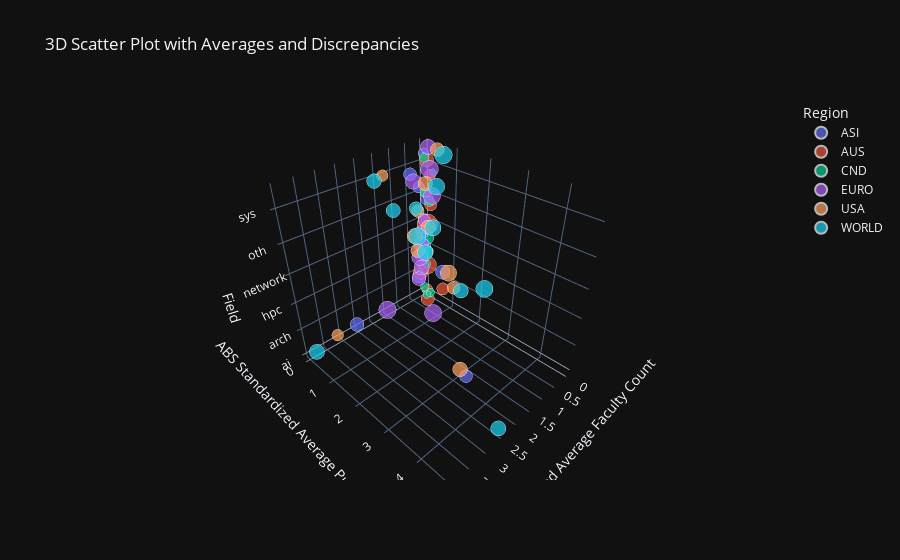

Source (notebook cell):
### Code cell
# Create a DataFrame from the aggregated data
avg_data = pd.DataFrame({
    'Field': fields,
    'Region': regions,
    'AverageDiscrepencies': avg_discrep,
    'stdAverageFacultyCount': avg_faculty_counts,
    'stdAveragePublicationCount': avg_publication_counts
})

# handle NaN in avg_data
avg_data = avg_data.fillna(0)

# Create a 3D scatter plot using Plotly Express
fig = px.scatter_3d(avg_data, x='stdAverageFacultyCount', y='stdAveragePublicationCount', z='Field',
                    color='Region', size='AverageDiscrepencies',
                    title='3D Scatter Plot with Averages and Discrepancies',
                    labels={'stdAverageFacultyCount': 'ABS Standardized Average Faculty Count',
                            'stdAveragePublicationCount': 'ABS Standardized Average Publication Count',
                            'AverageDiscrepencies': 'Average Discrepancies'},
                    # color_discrete_map={'EURO': 'red', 'WORLD': 'green', 'USA': 'blue', 'CA': 'purple'},
                    template='plotly_dark')

"""
set the x axis to be stdAverageFacultyCount, 
y axis to be  stdAveragePublicationCount, 
z axis to be the fields. 
use different colors for regions 
and use the size of the bubble ball to represent the AverageDiscrepencies
"""

# Show the plot
fig.show()


fig.write_html('../images/field_study_dicrep.html')

### Figure 1 — Plotly figure (JSON) as saved in the notebook; plotly's stock layout.template omitted (floating-point values rounded to 4 significant figures)
{"data": [{"hovertemplate": "Region=ASI<br>ABS Standardized Average Faculty Count=%{x}<br>ABS Standardized Average Publication Count=%{y}<br>Field=%{z}<br>Average Discrepancies=%{marker.size}<extra></extra>", "legendgroup": "ASI", "marker": {"color": "#636efa", "size": [0.4143, 0.4737, 0.4598, 0.5039, 0.4672, 0.4457, 0.3373, 0.2808, 0.4186, 0.3315, 0.4123, 0.2941], "sizemode": "area", "sizeref": 0.002629, "symbol": "circle"}, "mode": "markers", "name": "ASI", "scene": "scene", "showlegend": true, "type": "scatter3d", "x": [1.785, 2.697, 0.4339, 0.2506, 0.4668, 0.5636, 0.5135, 0.5878, 0.2942, 0.5878, 0.8477, 0.4131], "y": [3.201, 0.265, 0.2034, 0.9376, 0.3383, 0.5512, 0.4633, 0.5693, 0.3863, 0.4212, 0.4108, 0.423], "z": ["ai", "all", "arch", "database", "hpc", "metr", "network", "os", "oth", "proglan", "sys", "the"]}, {"hovertemplate": "Region=AUS<br>ABS Standardized Average Faculty Count=%{x}<br>ABS Standardized Average Publication Count=%{y}<br>Field=%{z}<br>Average Discrepancies=%{marker.size}<extra></extra>", "legendgroup": "AUS", "marker": {"color": "#EF553B", "size": [0.431, 0.3635, 0.2618, 0.5239, 0.7611, 0.3741, 0, 1.052, 0.3527, 0.2345, 0.3019, 0.4995], "sizemode": "area", "sizeref": 0.002629, "symbol": "circle"}, "mode": "markers", "name": "AUS", "scene": "scene", "showlegend": true, "type": "scatter3d", "x": [0.2731, 0.006699, 0.7141, 0.6726, 0.7262, 0.7193, 0.7314, 0.7297, 0.4892, 0.7054, 0.5342, 0.6812], "y": [0.3669, 0.7169, 0.8251, 0.5181, 0.8441, 0.8183, 0.8509, 0.8428, 0.7287, 0.8106, 0.7594, 0.7957], "z": ["ai", "all", "arch", "database", "hpc", "metr", "network", "os", "oth", "proglan", "sys", "the"]}, {"hovertemplate": "Region=CND<br>ABS Standardized Average Faculty Count=%{x}<br>ABS Standardized Average Publication Count=%{y}<br>Field=%{z}<br>Average Discrepancies=%{marker.size}<extra></extra>", "legendgroup": "CND", "marker": {"color": "#00cc96", "size": [0.1479, 0.1798, 0.1809, 0.06533, 0.1533, 0.3638, 0.4298, 0.08771, 0.2515, 0.2115, 0.1166, 0.2435], "sizemode": "area", "sizeref": 0.002629, "symbol": "circle"}, "mode": "markers", "name": "CND", "scene": "scene", "showlegend": true, "type": "scatter3d", "x": [0.1364, 0.3773, 0.6899, 0.6345, 0.7037, 0.7158, 0.7106, 0.7072, 0.3665, 0.702, 0.3803, 0.5948], "y": [0.2011, 0.5892, 0.6956, 0.4724, 0.7961, 0.8283, 0.8233, 0.8138, 0.5679, 0.7463, 0.6988, 0.6299], "z": ["ai", "all", "arch", "database", "hpc", "metr", "network", "os", "oth", "proglan", "sys", "the"]}, {"hovertemplate": "Region=EURO<br>ABS Standardized Average Faculty Count=%{x}<br>ABS Standardized Average Publication Count=%{y}<br>Field=%{z}<br>Average Discrepancies=%{marker.size}<extra></extra>", "legendgroup": "EURO", "marker": {"color": "#ab63fa", "size": [0.7267, 0.7527, 0.4698, 0.5701, 0.6542, 0.5552, 0.4129, 0.3587, 0.7135, 0.5881, 0.7759, 0.5777], "sizemode": "area", "sizeref": 0.002629, "symbol": "circle"}, "mode": "markers", "name": "EURO", "scene": "scene", "showlegend": true, "type": "scatter3d", "x": [0.635, 1.749, 0.5238, 0.4944, 0.5999, 0.5636, 0.5792, 0.6293, 0.09708, 0.4374, 0.2942, 0.01535], "y": [0.9512, 0.3451, 0.2822, 0.3698, 0.4244, 0.4357, 0.5041, 0.6399, 0.3746, 0.06193, 0.4932, 0.1656], "z": ["ai", "all", "arch", "database", "hpc", "metr", "network", "os", "oth", "proglan", "sys", "the"]}, {"hovertemplate": "Region=USA<br>ABS Standardized Average Faculty Count=%{x}<br>ABS Standardized Average Publication Count=%{y}<br>Field=%{z}<br>Average Discrepancies=%{marker.size}<extra></extra>", "legendgroup": "USA", "marker": {"color": "#FFA15A", "size": [0.5445, 0.336, 0.4156, 0.665, 0.474, 0.5854, 0.5078, 0.4008, 0.5286, 0.3318, 0.4871], "sizemode": "area", "sizeref": 0.002629, "symbol": "circle"}, "mode": "markers", "name": "USA", "scene": "scene", "showlegend": true, "type": "scatter3d", "x": [1.718, 3.29, 0.1641, 0.1779, 0.4028, 0.3855, 0.2869, 0.3837, 0.3163, 1.358, 0.001949], "y": [2.954, 0.2594, 1.268, 1.078, 0.1339, 0.01077, 0.435, 0.1468, 0.3649, 0.01892, 0.4645], "z": ["ai", "all", "arch", "database", "hpc", "metr", "network", "os", "proglan", "sys", "the"]}, {"hovertemplate": "Region=WORLD<br>ABS Standardized Average Faculty Count=%{x}<br>ABS Standardized Average Publication Count=%{y}<br>Field=%{z}<br>Average Discrepancies=%{marker.size}<extra></extra>", "legendgroup": "WORLD", "marker": {"color": "#19d3f3", "size": [0.5701, 0.575, 0.5335, 0.7372, 0.6024, 0.7422, 0.6559, 0.4494, 0.4995, 0.7004, 0.5374, 0.7762], "sizemode": "area", "sizeref": 0.002629, "symbol": "circle"}, "mode": "markers", "name": "WORLD", "scene": "scene", "showlegend": true, "type": "scatter3d", "x": [2.423, 3.994, 0.1295, 0.0655, 0.3232, 0.344, 0.2367, 0.318, 1.342, 0.2558, 1.702, 0.1697], "y": [4.675, 0.407, 1.503, 2.233, 0.3418, 0.06601, 0.5491, 0.008252, 0.3241, 0.6868, 0.1385, 0.8267], "z": ["ai", "all", "arch", "database", "hpc", "metr", "network", "os", "oth", "proglan", "sys", "the"]}], "layout": {"legend": {"itemsizing": "constant", "title": {"text": "Region"}, "tracegroupgap": 0}, "scene": {"domain": {"x": [0, 1], "y": [0, 1]}, "xaxis": {"title": {"text": "ABS Standardized Average Faculty Count"}}, "yaxis": {"title": {"text": "ABS Standardized Average Publication Count"}}, "zaxis": {"title": {"text": "Field"}}}, "title": {"text": "3D Scatter Plot with Averages and Discrepancies"}}}
